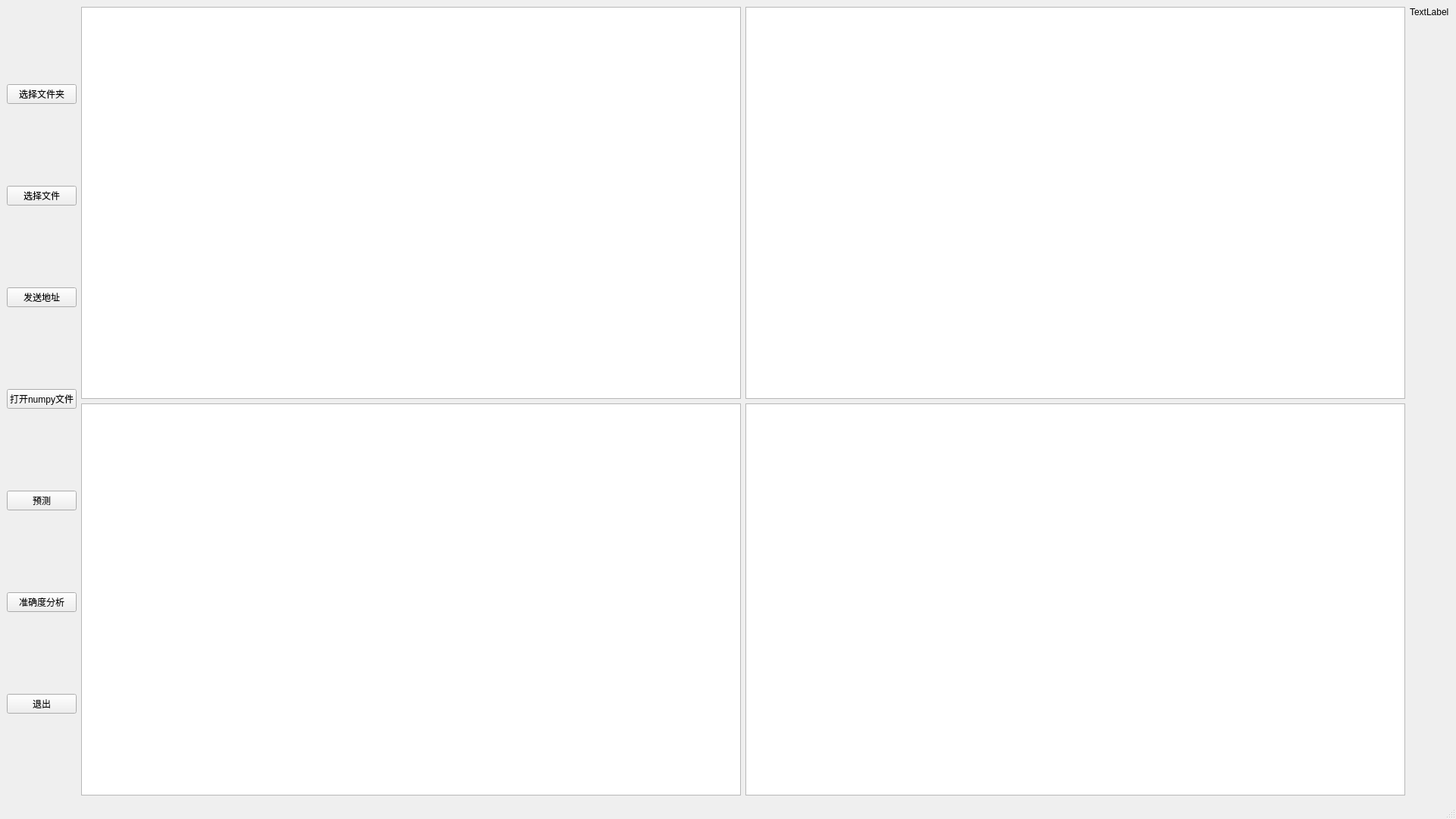
<?xml version="1.0" encoding="UTF-8"?>
<ui version="4.0">
 <class>MainWindow</class>
 <widget class="QMainWindow" name="MainWindow">
  <property name="geometry">
   <rect>
    <x>0</x>
    <y>0</y>
    <width>1920</width>
    <height>1080</height>
   </rect>
  </property>
  <property name="windowTitle">
   <string>MainWindow</string>
  </property>
  <widget class="QWidget" name="centralwidget">
   <layout class="QGridLayout" name="gridLayout">
    <item row="0" column="1">
     <layout class="QGridLayout" name="gridLayout_3">
      <item row="0" column="1">
       <widget class="QGraphicsView" name="graphicsView_2"/>
      </item>
      <item row="1" column="1">
       <widget class="QGraphicsView" name="graphicsView"/>
      </item>
      <item row="0" column="0">
       <widget class="QGraphicsView" name="graphicsView_3"/>
      </item>
      <item row="1" column="0">
       <widget class="QGraphicsView" name="graphicsView_4"/>
      </item>
     </layout>
    </item>
    <item row="0" column="2">
     <layout class="QVBoxLayout" name="verticalLayout_5">
      <item>
       <widget class="QLabel" name="label">
        <property name="text">
         <string>TextLabel</string>
        </property>
       </widget>
      </item>
      <item>
       <spacer name="verticalSpacer">
        <property name="orientation">
         <enum>Qt::Vertical</enum>
        </property>
        <property name="sizeHint" stdset="0">
         <size>
          <width>20</width>
          <height>40</height>
         </size>
        </property>
       </spacer>
      </item>
     </layout>
    </item>
    <item row="0" column="0">
     <layout class="QVBoxLayout" name="verticalLayout_4">
      <item>
       <widget class="QPushButton" name="pushButton_2">
        <property name="text">
         <string>选择文件夹</string>
        </property>
       </widget>
      </item>
      <item>
       <widget class="QPushButton" name="pushButton_3">
        <property name="text">
         <string>选择文件</string>
        </property>
       </widget>
      </item>
      <item>
       <widget class="QPushButton" name="pushButton">
        <property name="text">
         <string>发送地址</string>
        </property>
       </widget>
      </item>
      <item>
       <widget class="QPushButton" name="pushButton_4">
        <property name="text">
         <string>打开numpy文件</string>
        </property>
       </widget>
      </item>
      <item>
       <widget class="QPushButton" name="pushButton_5">
        <property name="text">
         <string>预测</string>
        </property>
       </widget>
      </item>
      <item>
       <widget class="QPushButton" name="pushButton_6">
        <property name="text">
         <string>准确度分析</string>
        </property>
       </widget>
      </item>
      <item>
       <widget class="QPushButton" name="pushButton_7">
        <property name="text">
         <string>退出</string>
        </property>
       </widget>
      </item>
     </layout>
    </item>
   </layout>
  </widget>
  <widget class="QStatusBar" name="statusbar"/>
  <widget class="QMenuBar" name="menubar">
   <property name="geometry">
    <rect>
     <x>0</x>
     <y>0</y>
     <width>1920</width>
     <height>22</height>
    </rect>
   </property>
  </widget>
 </widget>
 <resources/>
 <connections/>
</ui>
